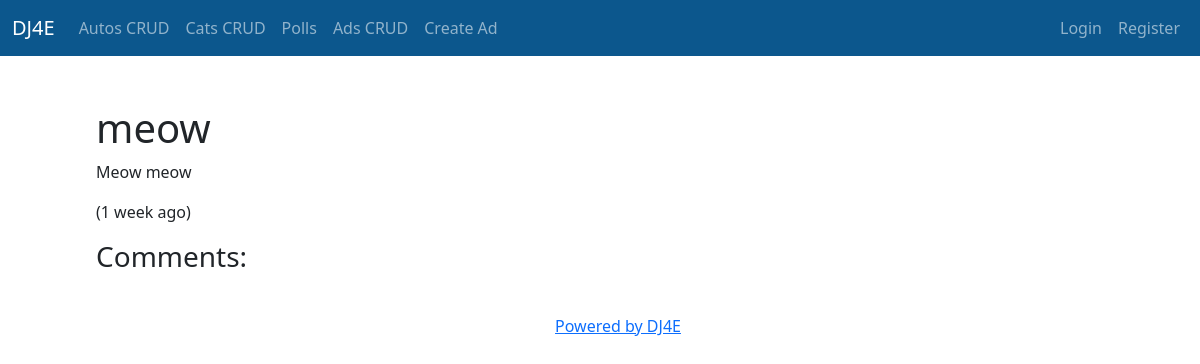
The page /ads/11 on the database as committed earlier.
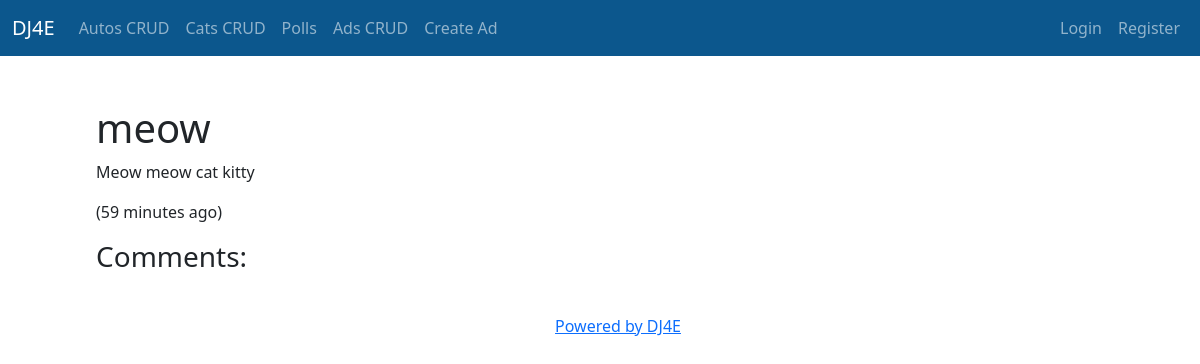
The same page on the database as committed later.
### ads/models.py (models this page shows, shortened)
class Ad(models.Model) :
    title = models.CharField(
            max_length=200,
            validators=[MinLengthValidator(2, "Title must be greater than 2 characters")]
    )
    price = models.DecimalField(max_digits=7, decimal_places=2, null=True)
    text = models.TextField()
    owner = models.ForeignKey(settings.AUTH_USER_MODEL, on_delete=models.CASCADE, related_name='ad_owned')
    comments = models.ManyToManyField(settings.AUTH_USER_MODEL, through='Comment', related_name='forum_comments')
    created_at = models.DateTimeField(auto_now_add=True)
    updated_at = models.DateTimeField(auto_now=True)
    picture = models.BinaryField(null=True, editable=True)
    content_type = models.CharField(max_length=256, null=True, help_text='The MIMEType of the file')
    favorites = models.ManyToManyField(settings.AUTH_USER_MODEL,
        through='Fav', related_name='favorite_ads')

### ads/views.py (the view)
# urls.py: path('<int:pk>', views.AdDetailView.as_view(), name='ad_detail'),
class AdDetailView(OwnerDetailView):
    model = Ad
    fields = ['title', 'price', 'text', 'pic']
    template_name = "ads/ad_detail.html"
    def get(self, request, pk) :
        x = Ad.objects.get(id=pk)
        comments = Comment.objects.filter(ad=x).order_by('-updated_at')
        comment_form = CommentForm()
        context = { 'ad' : x, 'comments': comments, 'comment_form': comment_form }
        return render(request, self.template_name, context)

### home/context_processors.py (called while the page is built)
def settings(request):
    return {
        'settings': django_settings,
    }

### ads/templates/ads/ad_detail.html (shortened to what this page needs)
{% extends "base_bootstrap.html" %}
{% load humanize %}
{% load crispy_forms_tags %}
{% block content %}
<h1>
{{ ad.title }}
</h1>
<p>
{{ ad.text }}
</p>
<p>
({{ ad.updated_at|naturaltime }})
</p>
<div>
    <h3>Comments:</h3>
<br>
</div>
{% endblock %}

Rows that differ between the two databases and show on the page:
changed Ad "meow": text "Meow meow" → "Meow meow cat kitty"; updated_at "1 week ago" → "59 minutes ago"
